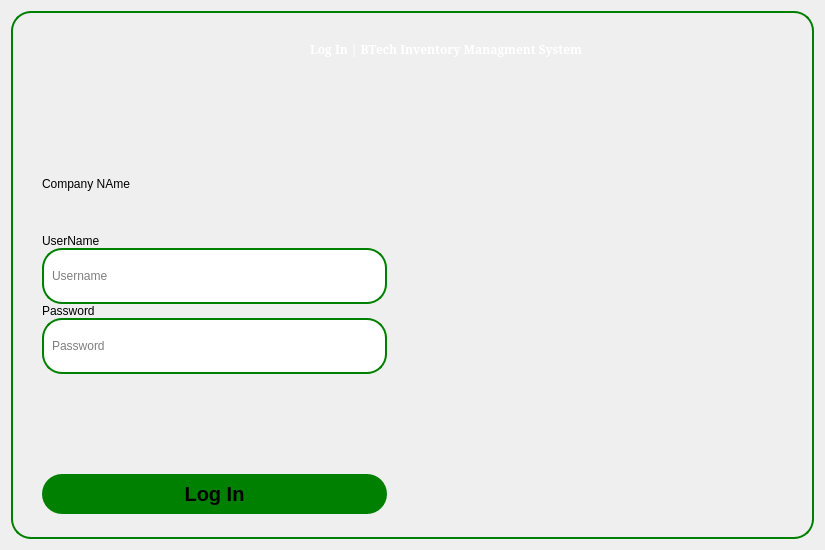
<?xml version="1.0" encoding="UTF-8"?>
<ui version="4.0">
 <class>LoginForm</class>
 <widget class="QWidget" name="LoginForm">
  <property name="geometry">
   <rect>
    <x>0</x>
    <y>0</y>
    <width>825</width>
    <height>550</height>
   </rect>
  </property>
  <property name="sizePolicy">
   <sizepolicy hsizetype="Fixed" vsizetype="Fixed">
    <horstretch>0</horstretch>
    <verstretch>0</verstretch>
   </sizepolicy>
  </property>
  <property name="mouseTracking">
   <bool>true</bool>
  </property>
  <property name="windowTitle">
   <string>Login | Inventory Managment Sysytem</string>
  </property>
  <property name="windowIcon">
   <iconset>
    <normaloff>:/new/icons/Pollock-Icons2-FillRates.png</normaloff>:/new/icons/Pollock-Icons2-FillRates.png</iconset>
  </property>
  <property name="autoFillBackground">
   <bool>false</bool>
  </property>
  <property name="styleSheet">
   <string notr="true">QFrame#Border{
	border:2px solid green;
	border-radius:20px;
background:url(:/aDF4vy.jpg);
}

QLabel#LoginLabel{
	color:white;
	font-family:Elephant;
	font-weight:bold;
	
}

QLineEdit#UsernameValue{
	height:40px;
border-radius:20px;
padding:6px;
border:2px solid green;
}

QLineEdit#PasswordValue{
	height:40px;
border-radius:20px;
padding:6px;
border:2px solid green;
}

QPushButton#LoginBtn{
	border-radius:20px;
background-color:green;
height:40px;
font-weight:bold;
font-size:20px;
}

QPushButton#LoginBtn:hover{
	border-radius:20px;
background-color:#7ef542;
height:40px;
font-weight:bold;
font-size:20px;
}</string>
  </property>
  <layout class="QVBoxLayout" name="verticalLayout">
   <item>
    <widget class="QFrame" name="Border">
     <property name="frameShape">
      <enum>QFrame::StyledPanel</enum>
     </property>
     <property name="frameShadow">
      <enum>QFrame::Raised</enum>
     </property>
     <layout class="QVBoxLayout" name="verticalLayout_2">
      <item>
       <layout class="QHBoxLayout" name="horizontalLayout_2">
        <property name="spacing">
         <number>0</number>
        </property>
        <property name="sizeConstraint">
         <enum>QLayout::SetFixedSize</enum>
        </property>
        <item>
         <widget class="QLabel" name="LoginLabel_2">
          <property name="sizePolicy">
           <sizepolicy hsizetype="Minimum" vsizetype="Minimum">
            <horstretch>0</horstretch>
            <verstretch>0</verstretch>
           </sizepolicy>
          </property>
          <property name="minimumSize">
           <size>
            <width>50</width>
            <height>50</height>
           </size>
          </property>
          <property name="maximumSize">
           <size>
            <width>50</width>
            <height>50</height>
           </size>
          </property>
          <property name="text">
           <string/>
          </property>
          <property name="pixmap">
           <pixmap resource="resources.qrc">:/ico</pixmap>
          </property>
          <property name="scaledContents">
           <bool>true</bool>
          </property>
         </widget>
        </item>
        <item>
         <widget class="QLabel" name="LoginLabel">
          <property name="sizePolicy">
           <sizepolicy hsizetype="Fixed" vsizetype="Fixed">
            <horstretch>0</horstretch>
            <verstretch>0</verstretch>
           </sizepolicy>
          </property>
          <property name="text">
           <string>Log In | BTech Inventory Managment System</string>
          </property>
          <property name="scaledContents">
           <bool>true</bool>
          </property>
          <property name="alignment">
           <set>Qt::AlignLeading|Qt::AlignLeft|Qt::AlignVCenter</set>
          </property>
          <property name="indent">
           <number>0</number>
          </property>
         </widget>
        </item>
        <item>
         <spacer name="horizontalSpacer">
          <property name="orientation">
           <enum>Qt::Horizontal</enum>
          </property>
          <property name="sizeType">
           <enum>QSizePolicy::Fixed</enum>
          </property>
          <property name="sizeHint" stdset="0">
           <size>
            <width>100</width>
            <height>20</height>
           </size>
          </property>
         </spacer>
        </item>
       </layout>
      </item>
      <item>
       <spacer name="verticalSpacer_2">
        <property name="orientation">
         <enum>Qt::Vertical</enum>
        </property>
        <property name="sizeType">
         <enum>QSizePolicy::Fixed</enum>
        </property>
        <property name="sizeHint" stdset="0">
         <size>
          <width>20</width>
          <height>40</height>
         </size>
        </property>
       </spacer>
      </item>
      <item>
       <layout class="QHBoxLayout" name="horizontalLayout">
        <item>
         <layout class="QVBoxLayout" name="verticalLayout_5" stretch="0,0,0,0,0,0,0">
          <property name="spacing">
           <number>0</number>
          </property>
          <property name="sizeConstraint">
           <enum>QLayout::SetFixedSize</enum>
          </property>
          <property name="leftMargin">
           <number>20</number>
          </property>
          <property name="topMargin">
           <number>10</number>
          </property>
          <property name="rightMargin">
           <number>60</number>
          </property>
          <property name="bottomMargin">
           <number>10</number>
          </property>
          <item>
           <widget class="QLabel" name="label">
            <property name="text">
             <string>Company NAme</string>
            </property>
           </widget>
          </item>
          <item>
           <widget class="QLabel" name="UsernameLabel">
            <property name="sizePolicy">
             <sizepolicy hsizetype="Fixed" vsizetype="Fixed">
              <horstretch>0</horstretch>
              <verstretch>0</verstretch>
             </sizepolicy>
            </property>
            <property name="text">
             <string>UserName</string>
            </property>
           </widget>
          </item>
          <item>
           <widget class="QLineEdit" name="UsernameValue">
            <property name="placeholderText">
             <string>Username</string>
            </property>
           </widget>
          </item>
          <item>
           <widget class="QLabel" name="PasswordLabel">
            <property name="sizePolicy">
             <sizepolicy hsizetype="Fixed" vsizetype="Fixed">
              <horstretch>0</horstretch>
              <verstretch>0</verstretch>
             </sizepolicy>
            </property>
            <property name="text">
             <string>Password</string>
            </property>
           </widget>
          </item>
          <item>
           <widget class="QLineEdit" name="PasswordValue">
            <property name="inputMethodHints">
             <set>Qt::ImhHiddenText|Qt::ImhNoAutoUppercase|Qt::ImhNoPredictiveText|Qt::ImhSensitiveData</set>
            </property>
            <property name="inputMask">
             <string notr="true"/>
            </property>
            <property name="text">
             <string/>
            </property>
            <property name="echoMode">
             <enum>QLineEdit::Password</enum>
            </property>
            <property name="placeholderText">
             <string>Password</string>
            </property>
            <property name="clearButtonEnabled">
             <bool>true</bool>
            </property>
           </widget>
          </item>
          <item>
           <spacer name="verticalSpacer">
            <property name="orientation">
             <enum>Qt::Vertical</enum>
            </property>
            <property name="sizeType">
             <enum>QSizePolicy::Fixed</enum>
            </property>
            <property name="sizeHint" stdset="0">
             <size>
              <width>20</width>
              <height>100</height>
             </size>
            </property>
           </spacer>
          </item>
          <item>
           <widget class="QPushButton" name="LoginBtn">
            <property name="text">
             <string>Log In</string>
            </property>
           </widget>
          </item>
         </layout>
        </item>
        <item>
         <widget class="QLabel" name="ImgView">
          <property name="enabled">
           <bool>true</bool>
          </property>
          <property name="sizePolicy">
           <sizepolicy hsizetype="Fixed" vsizetype="Fixed">
            <horstretch>0</horstretch>
            <verstretch>0</verstretch>
           </sizepolicy>
          </property>
          <property name="minimumSize">
           <size>
            <width>350</width>
            <height>400</height>
           </size>
          </property>
          <property name="maximumSize">
           <size>
            <width>350</width>
            <height>400</height>
           </size>
          </property>
          <property name="text">
           <string/>
          </property>
          <property name="pixmap">
           <pixmap resource="resources.qrc">:/ico</pixmap>
          </property>
          <property name="scaledContents">
           <bool>true</bool>
          </property>
          <property name="alignment">
           <set>Qt::AlignCenter</set>
          </property>
          <property name="textInteractionFlags">
           <set>Qt::NoTextInteraction</set>
          </property>
         </widget>
        </item>
       </layout>
      </item>
     </layout>
    </widget>
   </item>
  </layout>
 </widget>
 <resources>
  <include location="resources.qrc"/>
 </resources>
 <connections/>
</ui>
